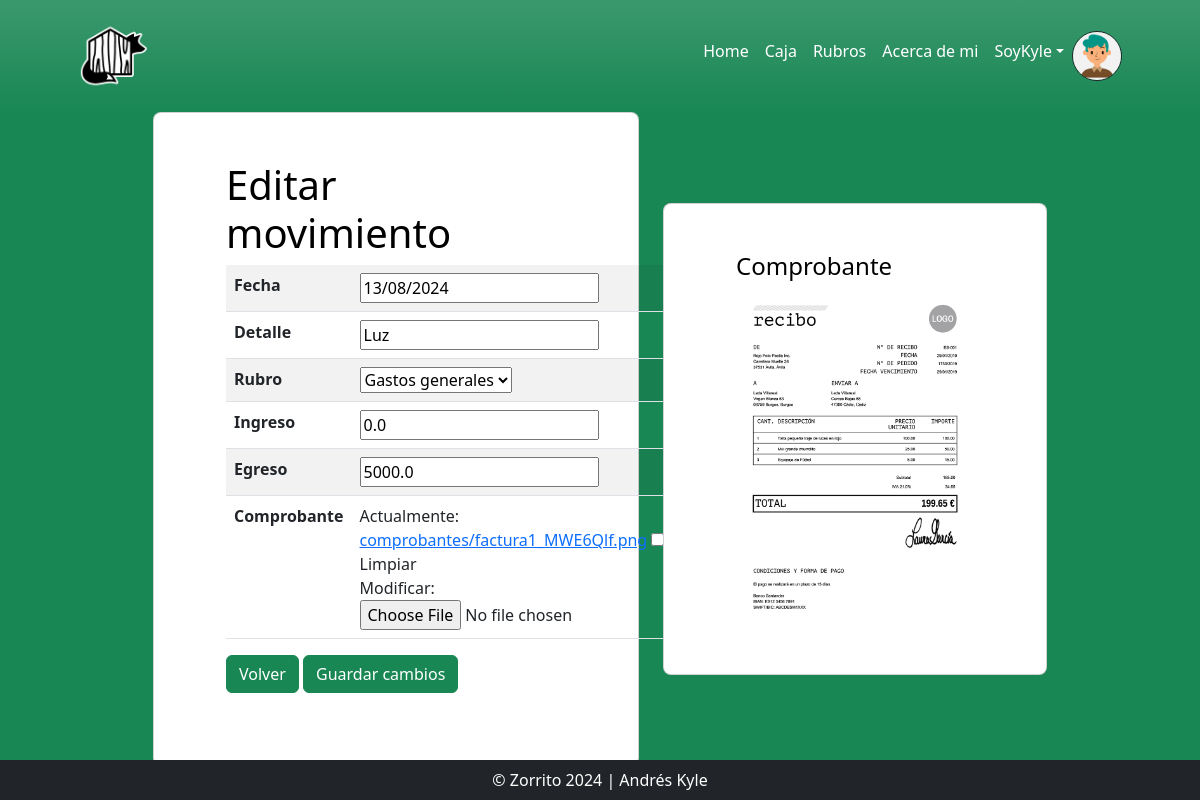
Page /movimientos_update/31/ (signed in) on the committed database.
### users/models.py (models this page shows, shortened)
class Imagen(models.Model):
    user = models.OneToOneField(User, on_delete=models.CASCADE, null=True)
    imagen = models.ImageField(upload_to='avatares', null=True, blank = True)

### AppZorro/models.py (models this page shows)
class CajaPesos(models.Model):
    fecha = models.DateField(default=date.today)
    rubro = models.ForeignKey(Rubros, null=True, on_delete=models.SET_NULL)
    detalle = models.CharField(max_length=60)
    ingreso = models.FloatField(default=0)
    egreso = models.FloatField(default=0)
    comprobante = models.ImageField(upload_to='comprobantes', null=True, blank = True)
    autor = models.ForeignKey(settings.AUTH_USER_MODEL, on_delete=models.CASCADE, null=True, blank = True)
    action_time = models.DateTimeField(auto_now=True)

### AppZorro/views.py (the view)
# urls.py: path('movimientos_update/<int:pk>/', views.MovimientosUpdateView.as_view(), name="EditarMovimiento"),
class MovimientosUpdateView(LoginRequiredMixin, UpdateView):
    model = CajaPesos
    success_url = reverse_lazy("Movimientos")
    fields = ['fecha', 'detalle', 'rubro', 'ingreso', 'egreso', 'comprobante']
    template_name = "AppZorro/CajaPesos_update.html"

### AppZorro/models.py (called while the page is built)
    def __str__(self):
        return f"{self.titulo}"

### AppZorro/templates/AppZorro/CajaPesos_update.html (shortened to what this page needs)
{% extends 'AppZorro/base.html' %}
{% load static %}
{% block main %}
<div id="todo" class="row d-flex justify-content-center align-items-center h-100">
    <div class="col-xl-5">
        <div class="card rounded-3 text-black">
            <div class="card-body p-md-5 mx-md-4">
                <h3 class="display-6">Editar movimiento</h3>
                <form action="" method="POST" enctype="multipart/form-data">
                    <div data-mdb-input-init class="form-outline mb-4">
                        <table class="table table-striped">
                            <tbody>
                                <tr>
                                    <th scope="row">{{ form.fecha.label }}</th>
                                    <td>{{ form.fecha }}</td>
                                </tr>
                                <tr>
                                    <th scope="row">{{ form.detalle.label }}</th>
                                    <td>{{ form.detalle }}</td>
                                </tr>
                                <tr>
                                    <th scope="row">{{ form.rubro.label }}</th>
                                    <td>{{ form.rubro }}</td>
                                </tr>
                                <tr>
                                    <th scope="row">{{ form.ingreso.label }}</th>
                                    <td>{{ form.ingreso }}</td>
                                </tr>
                                <tr>
                                    <th scope="row">{{ form.egreso.label }}</th>
                                    <td>{{ form.egreso }}</td>
                                </tr>
                                <tr>
                                    <th scope="row">{{ form.comprobante.label }}</th>
                                    <td>{{ form.comprobante }}</td>
                                </tr>
                            </tbody>
                        </table>
                        <a class="btn btn-success btn-me" href="{% url 'Movimientos' %}">Volver</a>
                        <input class="btn btn-success btn-me" type="submit" value="Guardar cambios">
                    </div>
                </form>
            </div>
        </div>
    </div>
    <div class="col-xl-4">
        <div class="card rounded-3 text-black">
            <div class="card-body p-md-5 mx-md-4">
                <h4 >Comprobante</h4>
                  {% if object.comprobante %}
                  <img src="{{object.comprobante.url}}" alt="" class="img-fluid"">
                  {% else %}
                    <p>No se registran comprobantes</p>
                  {% endif %}
            </div>
        </div>
    </div>
</div>
{% endblock main %}

### AppZorro/templates/AppZorro/base.html (shortened to what this page needs)
<!DOCTYPE html>
{% load static %}
<html lang="es">
    <head>
        <link href="https://cdn.jsdelivr.net/npm/bootstrap-icons@1.4.1/font/bootstrap-icons.css" rel="stylesheet" />
        <link href="{% static 'AppZorro/css/styles.css' %}" rel="stylesheet" />
    </head>
    <body class="h-100 bg-success ">
        <nav class="navbar navbar-expand-xl p-3 navbar-dark navbar-gradient bg-gradient">
            <div class="container px-lg-5">
                <a class="navbar-brand" href="{% url 'Inicio' %}"><img src="{% static 'AppZorro/assets/img/logo.png' %}" alt="" height="70px"></a>
                <div class="collapse navbar-collapse" id="navbarSupportedContent">
                    <ul class="navbar-nav ms-auto mb-2 mb-lg-0">
                        <li class="nav-item"><a class="nav-link active" aria-current="page" href="{% url 'Inicio' %}">Home</a></li>
                        <li class="nav-item"><a class="nav-link active" aria-current="page" href="{% url 'Movimientos' %}">Caja</a></li>
                        <li class="nav-item"><a class="nav-link active" aria-current="page" href="{% url 'Rubros' %}">Rubros</a></li>
                        <li class="nav-item"><a class="nav-link active" href="{% url 'About' %}">Acerca de mi</a></li>
                        {% if request.user.is_authenticated %}
                            <li class="nav-item dropdown">
                            <a class="nav-link active dropdown-toggle" href="#" id="navbarDropdownMenuLink" data-bs-toggle="dropdown" aria-haspopup="true" aria-expanded="false">{{ request.user.username }}</a>
                            </li>
                            <img src="{{request.user.imagen.imagen.url}}" alt="" class="rounded-circle border border-dark" height="50px">
                        {% else %}
                        <li class="nav-item"><a class="nav-link active" href="{% url 'Login' %}">Acceder</a></li>
                        {% endif %}
                    </ul>
                </div>
            </div>
        </nav>
        {% block main %}
        {% endblock main %}
        <div class="fixed-bottom">
            <footer class="py-1 bg-dark">
                <div class="container"><p class="m-1 text-center text-white">&copy; Zorrito 2024 | Andrés Kyle</p></div>
            </footer>
        </div>
    </body>
</html>

### rows in the picture
CajaPesos: fecha "13/08/2024", detalle "Luz", rubro "Gastos generales", ingreso "0.0", egreso "5000.0", comprobante (picture)

### other values in the picture
{{ request.user.username }} "SoyKyle"
